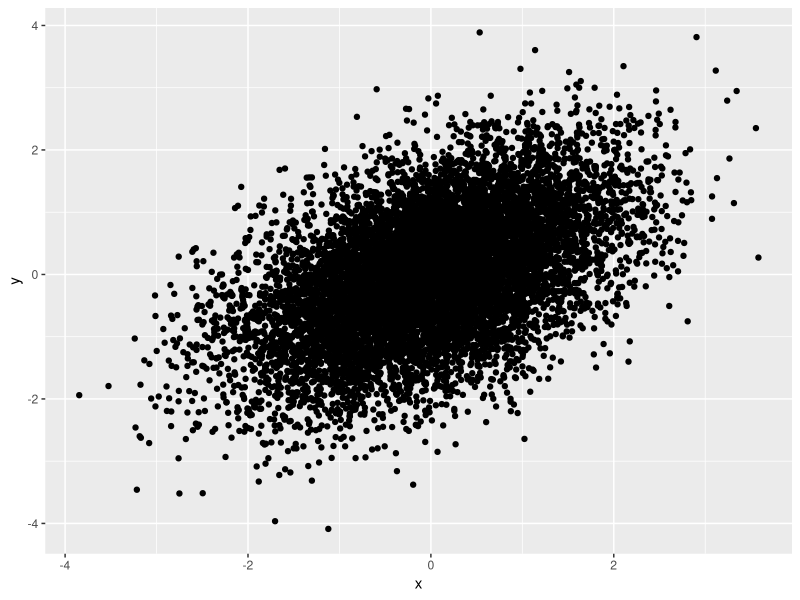

Reproduce this figure in R.
library(ggplot2)

set.seed(100)
N <- 10000
Sigma <- matrix(c(1, 0.5, 0.5, 1), nrow = 2)
X <- matrix(c(rnorm(N), rnorm(N)), nrow= 2)
L <- chol(Sigma)
Z <-t(L) %*% X
y <- Z[1,]
x <- Z[2,]

df <- data.frame(x = x,y = y)

g <- ggplot(data = df, aes(x = x,y = y)) + geom_point()

print(g)
